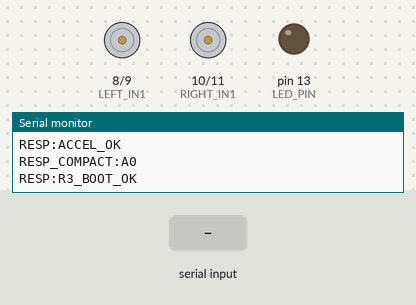
Recording of a sketch running on a simulated Arduino Uno, built with avr-gcc and run on an emulated ATmega328P. On the bench: motor-driver pin pairs drawn as motors (green arrow = first pin HIGH = forward, orange = second pin HIGH = backward, longer = more drive), output pins drawn as LEDs (lit = HIGH), the last lines printed to the serial monitor. The test bench sets the inputs (shaded band).

Above: at 1.4 s.
1.5 s: "LED_ON\n" received over Serial
At 1.8 s:
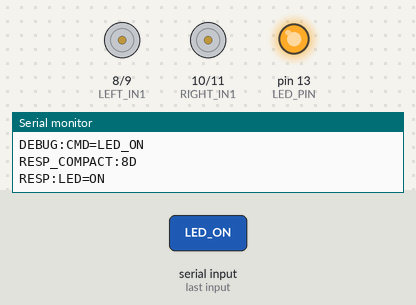
3.0 s: "FORWARD\n" received over the second serial link
At 3.9 s:
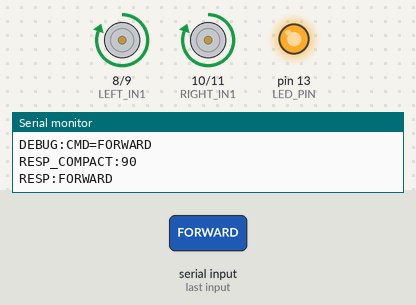
4.5 s: "LED_OFF\n" received over Serial
At 5.3 s:
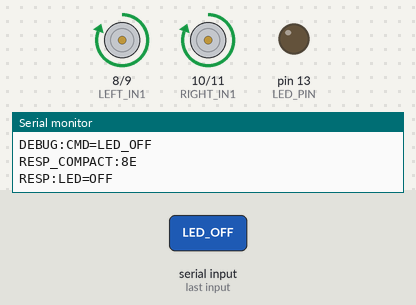
6.0 s: "BACKWARD\n" received over the second serial link
At 7.2 s:
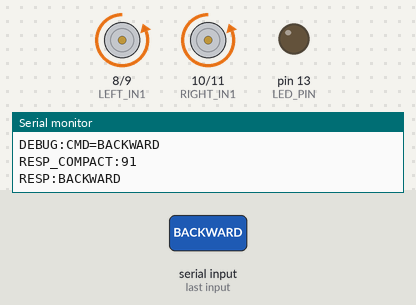
7.5 s: "LED_ON\n" received over the second serial link
At 8.5 s:
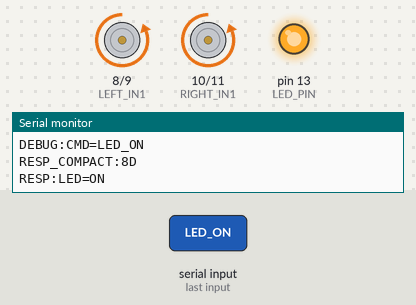
9.0 s: "LED_OFF\n" received over the second serial link
At 9.6 s:
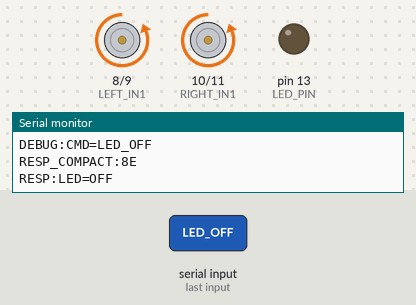
Timing chart, 0 to 11.5 s (numbered marks = the images above; inputs shaded):
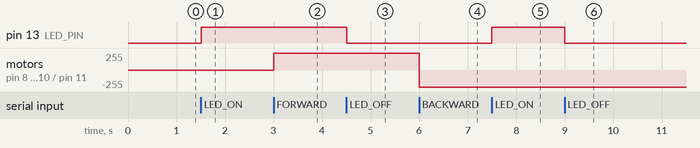

Measured:
- after the input at 1.5 s, pin 13 (LED_PIN): LOW → HIGH at once
- after the input at 3.0 s, motor on pin 8 (LEFT_IN1) / pin 9 (LEFT_IN2), motor on pin 10 (RIGHT_IN1) / pin 11 (RIGHT_IN2): stopped → forward 255/255 at once
- after the input at 4.5 s, pin 13 (LED_PIN): HIGH → LOW at once
- after the input at 6.0 s, motor on pin 8 (LEFT_IN1) / pin 9 (LEFT_IN2), motor on pin 10 (RIGHT_IN1) / pin 11 (RIGHT_IN2): forward 255/255 → backward 255/255 at once
- after the input at 7.5 s, pin 13 (LED_PIN): LOW → HIGH at once
- after the input at 9.0 s, pin 13 (LED_PIN): HIGH → LOW at once

The sketch:

rover_r3_accel.ino
```cpp
#include <Wire.h>
#include <SoftwareSerial.h>
#include <Adafruit_MMA8451.h>
#include <Adafruit_Sensor.h>

Adafruit_MMA8451 mma = Adafruit_MMA8451();

String commandLine;
String usbCommandLine;
String currentMotion = "STOP";

const int LORA_RX_PIN = 2;
const int LORA_TX_PIN = 3;
const unsigned long BRIDGE_BAUD = 4800;
SoftwareSerial bridgeSerial(LORA_RX_PIN, LORA_TX_PIN);

const int LEFT_IN1 = 8;
const int LEFT_IN2 = 9;
const int RIGHT_IN1 = 10;
const int RIGHT_IN2 = 11;
const int LED_PIN = 13;

bool imuReady = false;
const int ACCEL_INIT_RETRIES = 6;
const unsigned long ACCEL_INIT_DELAY_MS = 300;

struct CommandEntry {
  const char *code;
  const char *name;
};

const CommandEntry COMMAND_TABLE[] = {
  {"0A", "HELLO"},
  {"0B", "STATUS"},
  {"0C", "READ_ACCEL"},
  {"0D", "LED_ON"},
  {"0E", "LED_OFF"},
  {"10", "FORWARD"},
  {"11", "BACKWARD"},
  {"12", "LEFT"},
  {"13", "RIGHT"},
  {"14", "STOP"},
  {"15", "PING"}
};

void emitCompactFrame(const String &code, const String &payload = "") {
  String line = code;
  if (payload.length() > 0) {
    line += "|";
    line += payload;
  }
  bridgeSerial.println(line);
  Serial.print("RESP_COMPACT:");
  Serial.println(line);
}

void emitVerboseResponse(const String &text) {
  Serial.print("RESP:");
  Serial.println(text);
}

void emitResponse(const String &code, const String &text, const String &payload = "") {
  emitCompactFrame(code, payload);
  emitVerboseResponse(text);
}

void debugLog(const String &text) {
  Serial.print("DEBUG:");
  Serial.println(text);
}

void debugError(const String &text) {
  Serial.print("ERROR:");
  Serial.println(text);
}

String canonicalCommand(const String &incoming) {
  String cleaned = "";
  for (unsigned int i = 0; i < incoming.length(); ++i) {
    char c = incoming.charAt(i);
    if (c >= 32 && c <= 126) {
      cleaned += c;
    }
  }

  cleaned.trim();
  cleaned.toUpperCase();

  for (unsigned int i = 0; i < sizeof(COMMAND_TABLE) / sizeof(COMMAND_TABLE[0]); ++i) {
    String code = COMMAND_TABLE[i].code;
    String name = COMMAND_TABLE[i].name;
    if (cleaned == code || cleaned == name) {
      return name;
    }
  }

  for (unsigned int i = 0; i < sizeof(COMMAND_TABLE) / sizeof(COMMAND_TABLE[0]); ++i) {
    String code = COMMAND_TABLE[i].code;
    String name = COMMAND_TABLE[i].name;
    if (cleaned.indexOf(name) >= 0 || cleaned.indexOf(code) >= 0) {
      debugLog(String("RECOVERED_CMD:") + name + " FROM:" + cleaned);
      return name;
    }
  }

  return cleaned;
}

void setMotionPins(int leftIn1, int leftIn2, int rightIn1, int rightIn2) {
  digitalWrite(LEFT_IN1, leftIn1);
  digitalWrite(LEFT_IN2, leftIn2);
  digitalWrite(RIGHT_IN1, rightIn1);
  digitalWrite(RIGHT_IN2, rightIn2);
}

void stopMotors() {
  setMotionPins(LOW, LOW, LOW, LOW);
  currentMotion = "STOP";
}

void driveForward() {
  setMotionPins(HIGH, LOW, HIGH, LOW);
  currentMotion = "FORWARD";
}

void driveBackward() {
  setMotionPins(LOW, HIGH, LOW, HIGH);
  currentMotion = "BACKWARD";
}

void rotateLeft() {
  setMotionPins(LOW, HIGH, HIGH, LOW);
  currentMotion = "LEFT";
}

void rotateRight() {
  setMotionPins(HIGH, LOW, LOW, HIGH);
  currentMotion = "RIGHT";
}

bool probeAccel(bool announceResult) {
  debugLog("MMA8451 probe start");
  if (mma.begin()) {
    imuReady = true;
    mma.setRange(MMA8451_RANGE_2_G);
    debugLog("MMA8451 initialized");
    debugLog("MMA8451 range=2G");
    if (announceResult) {
      emitResponse("9E", "ACCEL_OK");
    }
    return true;
  }

  imuReady = false;
  debugError("MMA8451 not found on I2C");
  if (announceResult) {
    emitResponse("9D", "MMA8451_OFFLINE");
  }
  return false;
}

bool ensureAccelReady(bool announceResult) {
  if (imuReady) {
    return true;
  }

  for (int attempt = 0; attempt < ACCEL_INIT_RETRIES; ++attempt) {
    debugLog(String("MMA8451 probe attempt=") + (attempt + 1));
    if (probeAccel(false)) {
      if (announceResult) {
        emitResponse("9E", "ACCEL_OK");
      }
      return true;
    }
    delay(ACCEL_INIT_DELAY_MS);
  }

  if (announceResult) {
    emitResponse("9D", "MMA8451_OFFLINE");
  }
  return false;
}

bool readAccelPayload(String &payload) {
  if (!ensureAccelReady(false)) {
    return false;
  }

  sensors_event_t event;
  mma.getEvent(&event);

  float ax = event.acceleration.x;
  float ay = event.acceleration.y;
  float az = event.acceleration.z;

  payload = String(ax, 3) + "," + String(ay, 3) + "," + String(az, 3);
  debugLog(String("ACCEL_MPS2:") + payload);
  return true;
}

void setup() {
  Serial.begin(9600);
  bridgeSerial.begin(BRIDGE_BAUD);
  Wire.begin();

  pinMode(LEFT_IN1, OUTPUT);
  pinMode(LEFT_IN2, OUTPUT);
  pinMode(RIGHT_IN1, OUTPUT);
  pinMode(RIGHT_IN2, OUTPUT);
  pinMode(LED_PIN, OUTPUT);

  digitalWrite(LED_PIN, LOW);
  stopMotors();
  debugLog("R3 accel bridge on SoftwareSerial D2/D3");
  debugLog(String("R3 bridge baud=") + BRIDGE_BAUD);
  debugLog("USB local commands enabled");
  debugLog("Try local commands: READ_ACCEL, STATUS, HELLO");

  if (!ensureAccelReady(true)) {
    debugError("MMA8451 remained offline after retries");
  }

  emitResponse("A0", "R3_BOOT_OK");
}

void loop() {
  while (Serial.available()) {
    char c = static_cast<char>(Serial.read());
    if (c == '\r') {
      continue;
    }
    if (c == '\n') {
      usbCommandLine.trim();
      if (usbCommandLine.length() > 0) {
        debugLog(String("USB_CMD=") + usbCommandLine);
        handleCommand(usbCommandLine);
        usbCommandLine = "";
      }
      continue;
    }
    usbCommandLine += c;
  }

  while (bridgeSerial.available()) {
    char c = static_cast<char>(bridgeSerial.read());
    if (c == '\r') {
      continue;
    }
    if (c == '\n') {
      commandLine.trim();
      if (commandLine.length() > 0) {
        handleCommand(commandLine);
        commandLine = "";
      }
      continue;
    }
    commandLine += c;
  }
}

void handleCommand(String incoming) {
  incoming.trim();
  debugLog(String("CMD=") + incoming);
  String cmd = canonicalCommand(incoming);
  if (cmd != incoming) {
    debugLog(String("CMD_CANONICAL=") + cmd);
  }

  if (cmd == "HELLO" || cmd == "PING") {
    emitResponse("8A", "HELLO_OK");
    return;
  }

  if (cmd == "STATUS") {
    String payload = String("LED=") +
                     (digitalRead(LED_PIN) == HIGH ? "ON" : "OFF") +
                     ",IMU=" + (imuReady ? "ON" : "OFF") +
                     ",MOTION=" + currentMotion;
    emitResponse("8B", String("STATUS:") + payload, payload);
    return;
  }

  if (cmd == "READ_ACCEL") {
    String payload = "";
    if (!readAccelPayload(payload)) {
      emitResponse("9C", "ACCEL_OFFLINE");
      return;
    }

    emitResponse("8C", String("ACCEL:") + payload, payload);
    return;
  }

  if (cmd == "LED_ON") {
    digitalWrite(LED_PIN, HIGH);
    emitResponse("8D", "LED=ON");
    return;
  }

  if (cmd == "LED_OFF") {
    digitalWrite(LED_PIN, LOW);
    emitResponse("8E", "LED=OFF");
    return;
  }

  if (cmd == "FORWARD") {
    driveForward();
    emitResponse("90", "FORWARD");
    return;
  }

  if (cmd == "BACKWARD") {
    driveBackward();
    emitResponse("91", "BACKWARD");
    return;
  }

  if (cmd == "LEFT") {
    rotateLeft();
    emitResponse("92", "LEFT");
    return;
  }

  if (cmd == "RIGHT") {
    rotateRight();
    emitResponse("93", "RIGHT");
    return;
  }

  if (cmd == "STOP") {
    stopMotors();
    emitResponse("94", "STOP");
    return;
  }

  emitResponse("9F", String("ERROR:UNKNOWN=") + incoming, String("UNKNOWN=") + incoming);
}
```
